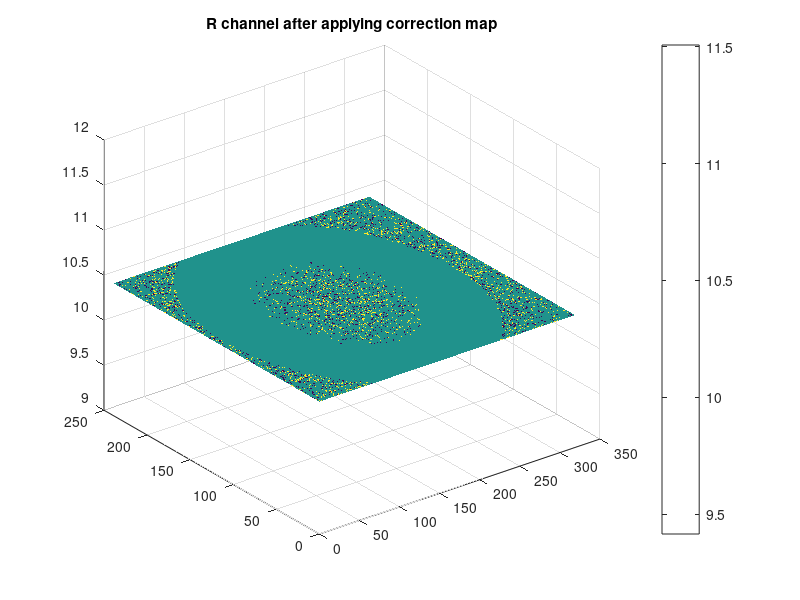
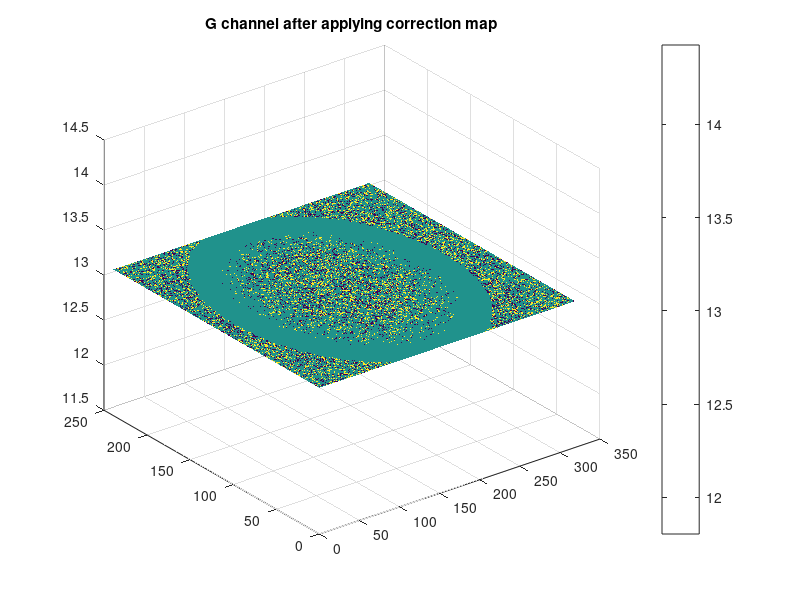
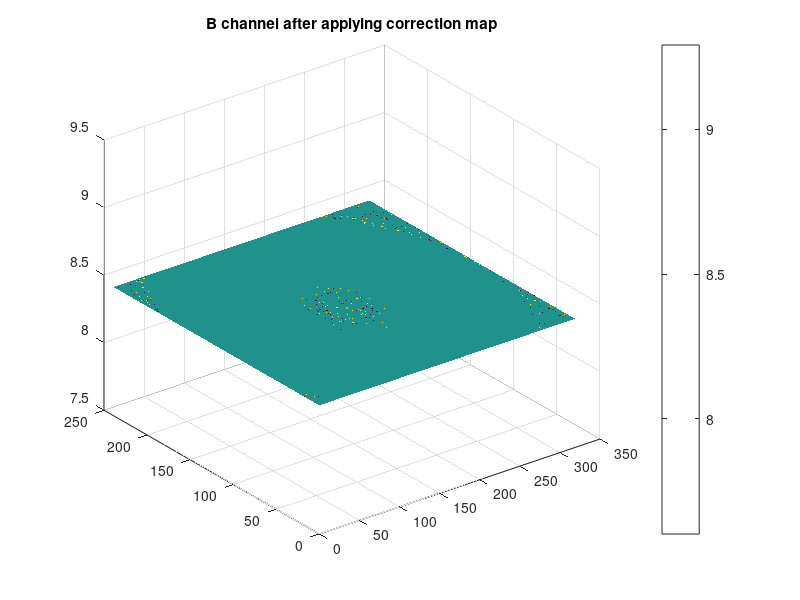
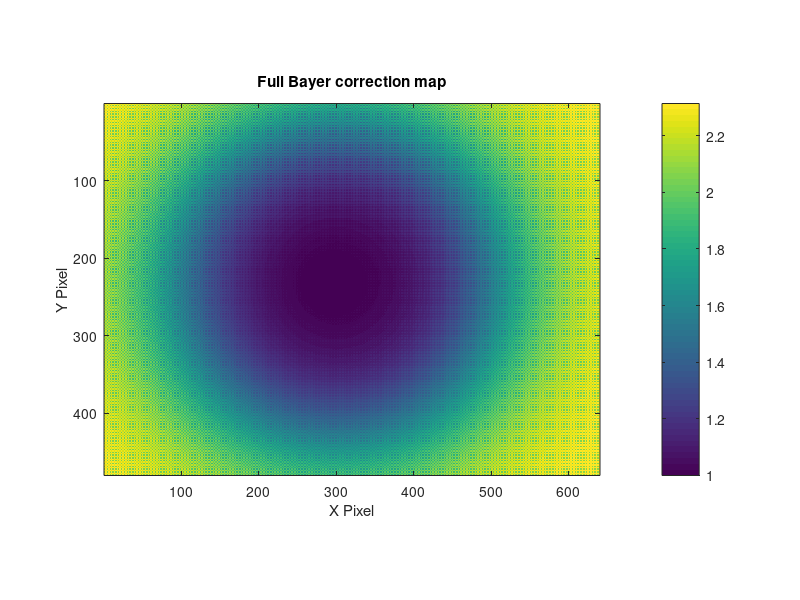

MATLAB code to generate these figures, in order: (Note: this script raises an error after producing the figures.)
%% BuildCorrectionMap.m

clear; close all; clc

load("hotspot_fit_results_RGB.mat")   % loads results, avg_R, avg_G, avg_B, etc.

% Pull fitted hotspot images for each Bayer channel
fit_R = results(1).hotspot_fit;
fit_G = results(2).hotspot_fit;
fit_B = results(3).hotspot_fit;

% Compute correction maps for each reduced-size Bayer channel
corr_R = max(fit_R(:)) ./ fit_R;
corr_G = max(fit_G(:)) ./ fit_G;
corr_B = max(fit_B(:)) ./ fit_B;

%% Verify correction maps flatten the fitted hotspot

correctedFit_R = fit_R .* corr_R;
correctedFit_G = fit_G .* corr_G;
correctedFit_B = fit_B .* corr_B;

fprintf('\n----- CORRECTION MAP VERIFICATION -----\n')

fprintf('\nR channel:\n')
fprintf('Original fit range: %.3f to %.3f\n', ...
    min(fit_R(:)), max(fit_R(:)))
fprintf('Corrected fit range: %.3f to %.3f\n', ...
    min(correctedFit_R(:)), max(correctedFit_R(:)))
fprintf('Corrected fit std: %.6f\n', ...
    std(correctedFit_R(:)))

fprintf('\nG channel:\n')
fprintf('Original fit range: %.3f to %.3f\n', ...
    min(fit_G(:)), max(fit_G(:)))
fprintf('Corrected fit range: %.3f to %.3f\n', ...
    min(correctedFit_G(:)), max(correctedFit_G(:)))
fprintf('Corrected fit std: %.6f\n', ...
    std(correctedFit_G(:)))

fprintf('\nB channel:\n')
fprintf('Original fit range: %.3f to %.3f\n', ...
    min(fit_B(:)), max(fit_B(:)))
fprintf('Corrected fit range: %.3f to %.3f\n', ...
    min(correctedFit_B(:)), max(correctedFit_B(:)))
fprintf('Corrected fit std: %.6f\n', ...
    std(correctedFit_B(:)))

%% Visual confirmation

figure
surf(correctedFit_R,'EdgeColor','none')
view(3)
colorbar
title('R channel after applying correction map')

figure
surf(correctedFit_G,'EdgeColor','none')
view(3)
colorbar
title('G channel after applying correction map')

figure
surf(correctedFit_B,'EdgeColor','none')
view(3)
colorbar
title('B channel after applying correction map')

%% Sanity checks

channelNames = {'R','G','B'};
fits = {fit_R, fit_G, fit_B};
corrs = {corr_R, corr_G, corr_B};

for ii = 1:3
    fit = fits{ii};
    corr = corrs{ii};

    peakFit = max(fit(:));
    minFit = min(fit(:));

    fprintf('\n%s channel:\n', channelNames{ii})
    fprintf('Peak fitted value: %.4f\n', peakFit)
    fprintf('Min fitted value: %.4f\n', minFit)
    fprintf('Correction at peak should be 1: %.4f\n', min(corr(:)))
    fprintf('Max correction: %.4f\n', max(corr(:)))
    fprintf('Expected max correction = peak/min: %.4f\n', peakFit/minFit)

    % Verify that fit .* correction gives a flat image at peakFit
    correctedFit = fit .* corr;
    fprintf('Corrected fit min: %.4f\n', min(correctedFit(:)))
    fprintf('Corrected fit max: %.4f\n', max(correctedFit(:)))
    fprintf('Corrected fit SD: %.8f\n', std(correctedFit(:)))
end

% Recombine into full-size Bayer correction map
[Hsmall, Wsmall] = size(corr_G);

Hfull = Hsmall * 2;
Wfull = Wsmall * 2;

correctionMap = nan(Hfull, Wfull);

% Must match the Bayer pattern used in fitting: BGGR
correctionMap(1:2:end, 1:2:end) = corr_B;
correctionMap(1:2:end, 2:2:end) = corr_G;
correctionMap(2:2:end, 1:2:end) = corr_G;
correctionMap(2:2:end, 2:2:end) = corr_R;

%% Plot correction map image

figure
imagesc(correctionMap)
axis image
colorbar
title('Full Bayer correction map')

xlabel('X Pixel')
ylabel('Y Pixel')

%% Plot correction map surface

figure
surf(correctionMap, 'EdgeColor', 'none')
view(3)
colorbar

xlabel('X Pixel')
ylabel('Y Pixel')
zlabel('Correction Factor')

title('Full Bayer correction map surface')

%% Plot each channel correction map separately

figure
imagesc(corr_R)
axis image
colorbar
title('R channel correction map')

figure
imagesc(corr_G)
axis image
colorbar
title('G channel correction map')

figure
imagesc(corr_B)
axis image
colorbar
title('B channel correction map')

% Save the derived fielding functions
saveFileName = fullfile(...
    tbLocateProject('lightLoggerAnalysis'),...
    'derived',...
    'flatFieldingFunctionsRGB.mat');
readme = ['Created by defineFlatFieldingFunction.\n'...
    'correctionMap -- the map over sensor pixels that xxxx.\n',...
    'corr_R, _G, _B -- some other thing.\n',...
    'fit_R, _G, _B -- some other thing.\n'];
save(saveFileName,'readme',...
    'correctionMap', ...
    'corr_R', 'corr_G', 'corr_B', ...
    'fit_R', 'fit_G', 'fit_B')
